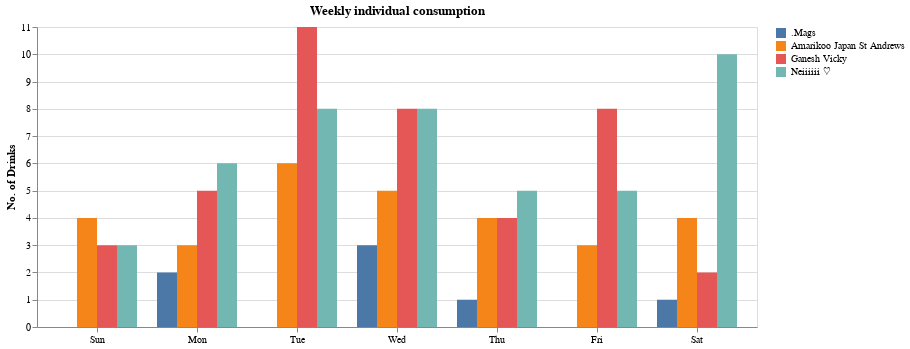

Notebook code for this chart:
### Code cell
weekly_ind = alt.Chart(final_df, title='Weekly individual consumption').mark_bar().encode(
    x = alt.X('day(date_time):O').title(None),
    xOffset = 'name:N',
    y = alt.Y('count()').title('No. of Drinks'),
    color = alt.Color('name').title(None),
    tooltip = 'count()'
)
weekly_ind

### Figure 1 — Vega-Lite specification as saved in the notebook (floating-point values rounded to 4 significant figures)
{"config": {"view": {"continuousWidth": 300, "continuousHeight": 300}}, "data": {"name": "data-6de65c973d82429eb728f1d345cce849"}, "mark": {"type": "bar"}, "encoding": {"color": {"field": "name", "title": null, "type": "nominal"}, "tooltip": {"aggregate": "count", "type": "quantitative"}, "x": {"field": "date_time", "timeUnit": "day", "title": null, "type": "ordinal"}, "xOffset": {"field": "name", "type": "nominal"}, "y": {"aggregate": "count", "title": "No. of Drinks", "type": "quantitative"}}, "title": "Weekly individual consumption", "$schema": "https://vega.github.io/schema/vega-lite/v5.16.3.json", "datasets": {"data-6de65c973d82429eb728f1d345cce849": [{"date": "2023-10-31T00:00:00", "time": "1:17 pm", "name": "Ganesh Vicky", "message": "Getting a coffee now", "date_time": "2023-10-31T13:17:00"}, {"date": "2023-11-01T00:00:00", "time": "12:45 pm", "name": "Ganesh Vicky", "message": "☕", "date_time": "2023-11-01T12:45:00"}, {"date": "2023-11-01T00:00:00", "time": "3:16 pm", "name": "Neiiiiii ♡", "message": "🧊☕ <This message was edited>", "date_time": "2023-11-01T15:16:00"}, {"date": "2023-11-07T00:00:00", "time": "11:10 am", "name": "Ganesh Vicky", "message": "☕", "date_time": "2023-11-07T11:10:00"}, {"date": "2023-11-07T00:00:00", "time": "11:58 am", "name": "Neiiiiii ♡", "message": "Got a 🍹in the morning", "date_time": "2023-11-07T11:58:00"}, {"date": "2023-11-07T00:00:00", "time": "3:39 pm", "name": "Ganesh Vicky", "message": "☕", "date_time": "2023-11-07T15:39:00"}, {"date": "2023-11-07T00:00:00", "time": "4:30 pm", "name": "Amarikoo Japan St Andrews", "message": "Got a mocha!", "date_time": "2023-11-07T16:30:00"}, {"date": "2023-11-07T00:00:00", "time": "4:30 pm", "name": "Amarikoo Japan St Andrews", "message": "My first club pret ☕️", "date_time": "2023-11-07T16:30:00"}, {"date": "2023-11-07T00:00:00", "time": "7:01 pm", "name": "Neiiiiii ♡", "message": "🍹", "date_time": "2023-11-07T19:01:00"}, {"date": "2023-11-08T00:00:00", "time": "4:06 pm", "name": "Amarikoo Japan St Andrews", "message": "Got a ☕️", "date_time": "2023-11-08T16:06:00"}, {"date": "2023-11-08T00:00:00", "time": "5:24 pm", "name": "Neiiiiii ♡", "message": "Got a 🍹", "date_time": "2023-11-08T17:24:00"}, {"date": "2023-11-10T00:00:00", "time": "3:36 pm", "name": "Ganesh Vicky", "message": "☕", "date_time": "2023-11-10T15:36:00"}, {"date": "2023-11-11T00:00:00", "time": "9:46 am", "name": "Amarikoo Japan St Andrews", "message": "Got an iced mocha", "date_time": "2023-11-11T09:46:00"}, {"date": "2023-11-13T00:00:00", "time": "3:04 pm", "name": "Neiiiiii ♡", "message": "Got a decaf, oat mocha", "date_time": "2023-11-13T15:04:00"}, {"date": "2023-11-14T00:00:00", "time": "1:37 pm", "name": "Ganesh Vicky", "message": "☕", "date_time": "2023-11-14T13:37:00"}, {"date": "2023-11-15T00:00:00", "time": "1:17 pm", "name": "Amarikoo Japan St Andrews", "message": "☕ and 🥖", "date_time": "2023-11-15T13:17:00"}, {"date": "2023-11-15T00:00:00", "time": "2:25 pm", "name": "Ganesh Vicky", "message": "☕", "date_time": "2023-11-15T14:25:00"}, {"date": "2023-11-16T00:00:00", "time": "5:45 pm", "name": "Amarikoo Japan St Andrews", "message": "Merry berry ☕", "date_time": "2023-11-16T17:45:00"}, {"date": "2023-11-17T00:00:00", "time": "9:25 am", "name": "Amarikoo Japan St Andrews", "message": "Salted caramel ☕with cream😋", "date_time": "2023-11-17T09:25:00"}, {"date": "2023-11-17T00:00:00", "time": "1:53 pm", "name": "Ganesh Vicky", "message": "☕", "date_time": "2023-11-17T13:53:00"}, {"date": "2023-11-17T00:00:00", "time": "3:42 pm", "name": "Ganesh Vicky", "message": "☕ xD", "date_time": "2023-11-17T15:42:00"}, {"date": "2023-11-17T00:00:00", "time": "4:44 pm", "name": "Neiiiiii ♡", "message": "Got a warm mocha", "date_time": "2023-11-17T16:44:00"}, {"date": "2023-11-18T00:00:00", "time": "4:41 pm", "name": "Neiiiiii ♡", "message": "Got a mocha", "date_time": "2023-11-18T16:41:00"}, {"date": "2023-11-19T00:00:00", "time": "1:49 pm", "name": "Ganesh Vicky", "message": "☕", "date_time": "2023-11-19T13:49:00"}, {"date": "2023-11-19T00:00:00", "time": "6:21 pm", "name": "Neiiiiii ♡", "message": "☕", "date_time": "2023-11-19T18:21:00"}, {"date": "2023-11-21T00:00:00", "time": "11:29 am", "name": "Ganesh Vicky", "message": "☕", "date_time": "2023-11-21T11:29:00"}, {"date": "2023-11-22T00:00:00", "time": "12:11 pm", "name": "Ganesh Vicky", "message": "☕", "date_time": "2023-11-22T12:11:00"}, {"date": "2023-11-24T00:00:00", "time": "9:01 am", "name": "Ganesh Vicky", "message": "☕", "date_time": "2023-11-24T09:01:00"}, {"date": "2023-11-24T00:00:00", "time": "1:03 pm", "name": "Ganesh Vicky", "message": "☕ iss very cold xD", "date_time": "2023-11-24T13:03:00"}, {"date": "2023-11-24T00:00:00", "time": "2:03 pm", "name": "Amarikoo Japan St Andrews", "message": "Merry berry☕", "date_time": "2023-11-24T14:03:00"}, {"date": "2023-11-24T00:00:00", "time": "4:16 pm", "name": "Ganesh Vicky", "message": "☕🤷🏻♂️", "date_time": "2023-11-24T16:16:00"}, {"date": "2023-11-24T00:00:00", "time": "6:51 pm", "name": "Neiiiiii ♡", "message": "☕", "date_time": "2023-11-24T18:51:00"}, {"date": "2023-11-25T00:00:00", "time": "9:14 am", "name": "Neiiiiii ♡", "message": "☕", "date_time": "2023-11-25T09:14:00"}, {"date": "2023-11-26T00:00:00", "time": "4:24 pm", "name": "Amarikoo Japan St Andrews", "message": "☕", "date_time": "2023-11-26T16:24:00"}, {"date": "2023-11-28T00:00:00", "time": "9:33 am", "name": "Amarikoo Japan St Andrews", "message": "☕", "date_time": "2023-11-28T09:33:00"}, {"date": "2023-11-28T00:00:00", "time": "10:59 am", "name": "Neiiiiii ♡", "message": "☕", "date_time": "2023-11-28T10:59:00"}, {"date": "2023-11-28T00:00:00", "time": "1:11 pm", "name": "Ganesh Vicky", "message": "☕", "date_time": "2023-11-28T13:11:00"}, {"date": "2023-11-29T00:00:00", "time": "12:08 pm", "name": "Neiiiiii ♡", "message": "☕", "date_time": "2023-11-29T12:08:00"}, {"date": "2023-11-29T00:00:00", "time": "1:22 pm", "name": "Ganesh Vicky", "message": "☕", "date_time": "2023-11-29T13:22:00"}, {"date": "2023-11-30T00:00:00", "time": "11:18 am", "name": "Ganesh Vicky", "message": "☕", "date_time": "2023-11-30T11:18:00"}, {"date": "2023-11-30T00:00:00", "time": "5:34 pm", "name": "Neiiiiii ♡", "message": "☕", "date_time": "2023-11-30T17:34:00"}, {"date": "2023-12-02T00:00:00", "time": "7:21 pm", "name": "Neiiiiii ♡", "message": "☕", "date_time": "2023-12-02T19:21:00"}, {"date": "2023-12-03T00:00:00", "time": "5:04 pm", "name": "Neiiiiii ♡", "message": "🧊☕", "date_time": "2023-12-03T17:04:00"}, {"date": "2023-12-04T00:00:00", "time": "3:54 pm", "name": "Neiiiiii ♡", "message": "🧊☕", "date_time": "2023-12-04T15:54:00"}, {"date": "2023-12-04T00:00:00", "time": "5:07 pm", "name": "Amarikoo Japan St Andrews", "message": "☕ more then 30 min ago😂", "date_time": "2023-12-04T17:07:00"}, {"date": "2023-12-06T00:00:00", "time": "8:28 am", "name": "Ganesh Vicky", "message": "☕", "date_time": "2023-12-06T08:28:00"}, {"date": "2023-12-08T00:00:00", "time": "1:44 pm", "name": "Ganesh Vicky", "message": "☕", "date_time": "2023-12-08T13:44:00"}, {"date": "2023-12-09T00:00:00", "time": "5:47 pm", "name": "Neiiiiii ♡", "message": "☕x2 today", "date_time": "2023-12-09T17:47:00"}, {"date": "2023-12-10T00:00:00", "time": "2:27 pm", "name": "Ganesh Vicky", "message": "☕", "date_time": "2023-12-10T14:27:00"}, {"date": "2023-12-10T00:00:00", "time": "3:51 pm", "name": "Amarikoo Japan St Andrews", "message": "☕", "date_time": "2023-12-10T15:51:00"}, {"date": "2023-12-11T00:00:00", "time": "2:56 pm", "name": "Neiiiiii ♡", "message": "☕", "date_time": "2023-12-11T14:56:00"}, {"date": "2023-12-13T00:00:00", "time": "1:15 pm", "name": "Amarikoo Japan St Andrews", "message": "☕", "date_time": "2023-12-13T13:15:00"}, {"date": "2023-12-14T00:00:00", "time": "8:53 am", "name": "Ganesh Vicky", "message": "☕", "date_time": "2023-12-14T08:53:00"}, {"date": "2023-12-14T00:00:00", "time": "12:13 pm", "name": "Amarikoo Japan St Andrews", "message": "☕🧊", "date_time": "2023-12-14T12:13:00"}, {"date": "2023-12-16T00:00:00", "time": "1:33 pm", "name": "Amarikoo Japan St Andrews", "message": "☕🍴", "date_time": "2023-12-16T13:33:00"}, {"date": "2023-12-16T00:00:00", "time": "2:39 pm", "name": "Neiiiiii ♡", "message": "☕🧊", "date_time": "2023-12-16T14:39:00"}, {"date": "2023-12-17T00:00:00", "time": "3:48 pm", "name": "Amarikoo Japan St Andrews", "message": "☕", "date_time": "2023-12-17T15:48:00"}, {"date": "2023-12-19T00:00:00", "time": "10:47 am", "name": "Amarikoo Japan St Andrews", "message": "☕🧊", "date_time": "2023-12-19T10:47:00"}, {"date": "2023-12-19T00:00:00", "time": "12:07 pm", "name": "Amarikoo Japan St Andrews", "message": "☕🥖", "date_time": "2023-12-19T12:07:00"}, {"date": "2023-12-21T00:00:00", "time": "1:52 pm", "name": "Ganesh Vicky", "message": "☕", "date_time": "2023-12-21T13:52:00"}, {"date": "2023-12-22T00:00:00", "time": "1:30 pm", "name": "Neiiiiii ♡", "message": "☕🧊", "date_time": "2023-12-22T13:30:00"}, {"date": "2023-12-22T00:00:00", "time": "3:02 pm", "name": "Ganesh Vicky", "message": "☕", "date_time": "2023-12-22T15:02:00"}, {"date": "2023-12-23T00:00:00", "time": "2:14 pm", "name": "Amarikoo Japan St Andrews", "message": "☕🧊", "date_time": "2023-12-23T14:14:00"}, {"date": "2023-12-28T00:00:00", "time": "3:54 pm", "name": "Ganesh Vicky", "message": "☕", "date_time": "2023-12-28T15:54:00"}, {"date": "2023-12-30T00:00:00", "time": "12:02 pm", "name": "Ganesh Vicky", "message": "☕", "date_time": "2023-12-30T12:02:00"}, {"date": "2023-12-30T00:00:00", "time": "3:00 pm", "name": "Neiiiiii ♡", "message": "🧊☕", "date_time": "2023-12-30T15:00:00"}, {"date": "2023-12-30T00:00:00", "time": "4:29 pm", "name": "Neiiiiii ♡", "message": "☕", "date_time": "2023-12-30T16:29:00"}, {"date": "2024-01-03T00:00:00", "time": "12:00 pm", "name": "Neiiiiii ♡", "message": "☕", "date_time": "2024-01-03T12:00:00"}, {"date": "2024-01-04T00:00:00", "time": "5:33 pm", "name": "Neiiiiii ♡", "message": "☕🧊", "date_time": "2024-01-04T17:33:00"}, {"date": "2024-01-05T00:00:00", "time": "1:27 pm", "name": "Neiiiiii ♡", "message": "☕🧊", "date_time": "2024-01-05T13:27:00"}, {"date": "2024-01-06T00:00:00", "time": "2:46 pm", "name": "Neiiiiii ♡", "message": "☕🧊", "date_time": "2024-01-06T14:46:00"}, {"date": "2024-01-06T00:00:00", "time": "3:49 pm", "name": "Amarikoo Japan St Andrews", "message": "☕", "date_time": "2024-01-06T15:49:00"}, {"date": "2024-01-07T00:00:00", "time": "1:54 pm", "name": "Neiiiiii ♡", "message": "☕🧊", "date_time": "2024-01-07T13:54:00"}, {"date": "2024-01-08T00:00:00", "time": "9:15 am", "name": "Ganesh Vicky", "message": "Got a coffee 10 mins back. Forgot to update", "date_time": "2024-01-08T09:15:00"}, {"date": "2024-01-08T00:00:00", "time": "11:49 am", "name": ".Mags", "message": "☕️", "date_time": "2024-01-08T11:49:00"}, {"date": "2024-01-08T00:00:00", "time": "12:50 pm", "name": "Amarikoo Japan St Andrews", "message": "☕🧊", "date_time": "2024-01-08T12:50:00"}, {"date": "2024-01-08T00:00:00", "time": "1:46 pm", "name": "Ganesh Vicky", "message": "☕", "date_time": "2024-01-08T13:46:00"}, {"date": "2024-01-08T00:00:00", "time": "3:24 pm", "name": "Neiiiiii ♡", "message": "☕🧊", "date_time": "2024-01-08T15:24:00"}, {"date": "2024-01-09T00:00:00", "time": "2:09 pm", "name": "Ganesh Vicky", "message": "☕", "date_time": "2024-01-09T14:09:00"}, {"date": "2024-01-09T00:00:00", "time": "5:05 pm", "name": "Neiiiiii ♡", "message": "☕🧊", "date_time": "2024-01-09T17:05:00"}, {"date": "2024-01-10T00:00:00", "time": "10:04 am", "name": "Ganesh Vicky", "message": "☕", "date_time": "2024-01-10T10:04:00"}, {"date": "2024-01-10T00:00:00", "time": "10:51 am", "name": ".Mags", "message": "☕️", "date_time": "2024-01-10T10:51:00"}, {"date": "2024-01-10T00:00:00", "time": "1:56 pm", "name": "Neiiiiii ♡", "message": "☕🧊", "date_time": "2024-01-10T13:56:00"}, {"date": "2024-01-11T00:00:00", "time": "11:22 am", "name": ".Mags", "message": "☕️", "date_time": "2024-01-11T11:22:00"}, {"date": "2024-01-11T00:00:00", "time": "3:46 pm", "name": "Neiiiiii ♡", "message": "☕🧊 <This message was edited>", "date_time": "2024-01-11T15:46:00"}, {"date": "2024-01-13T00:00:00", "time": "11:30 am", "name": ".Mags", "message": "☕️", "date_time": "2024-01-13T11:30:00"}, {"date": "2024-01-13T00:00:00", "time": "4:25 pm", "name": "Neiiiiii ♡", "message": "Got ☕ 20 mins back", "date_time": "2024-01-13T16:25:00"}, {"date": "2024-01-14T00:00:00", "time": "3:36 pm", "name": "Ganesh Vicky", "message": "☕", "date_time": "2024-01-14T15:36:00"}, {"date": "2024-01-15T00:00:00", "time": "11:19 am", "name": ".Mags", "message": "☕️", "date_time": "2024-01-15T11:19:00"}, {"date": "2024-01-15T00:00:00", "time": "12:47 pm", "name": "Ganesh Vicky", "message": "☕", "date_time": "2024-01-15T12:47:00"}, {"date": "2024-01-15T00:00:00", "time": "3:22 pm", "name": "Neiiiiii ♡", "message": "☕", "date_time": "2024-01-15T15:22:00"}, {"date": "2024-01-16T00:00:00", "time": "11:51 am", "name": "Ganesh Vicky", "message": "☕", "date_time": "2024-01-16T11:51:00"}, {"date": "2024-01-16T00:00:00", "time": "1:53 pm", "name": "Amarikoo Japan St Andrews", "message": "☕", "date_time": "2024-01-16T13:53:00"}, {"date": "2024-01-16T00:00:00", "time": "2:39 pm", "name": "Neiiiiii ♡", "message": "☕", "date_time": "2024-01-16T14:39:00"}, {"date": "2024-01-17T00:00:00", "time": "11:38 am", "name": ".Mags", "message": "☕️", "date_time": "2024-01-17T11:38:00"}, {"date": "2024-01-17T00:00:00", "time": "2:00 pm", "name": "Ganesh Vicky", "message": "☕", "date_time": "2024-01-17T14:00:00"}, {"date": "2024-01-17T00:00:00", "time": "6:01 pm", "name": "Neiiiiii ♡", "message": "🍹", "date_time": "2024-01-17T18:01:00"}, {"date": "2024-01-18T00:00:00", "time": "2:10 pm", "name": "Amarikoo Japan St Andrews", "message": "☕🧊", "date_time": "2024-01-18T14:10:00"}, {"date": "2024-01-18T00:00:00", "time": "3:07 pm", "name": "Neiiiiii ♡", "message": "☕🧊", "date_time": "2024-01-18T15:07:00"}, {"date": "2024-01-19T00:00:00", "time": "2:10 pm", "name": "Neiiiiii ♡", "message": "☕", "date_time": "2024-01-19T14:10:00"}, {"date": "2024-01-20T00:00:00", "time": "1:47 pm", "name": "Neiiiiii ♡", "message": "☕🧊", "date_time": "2024-01-20T13:47:00"}, {"date": "2024-01-21T00:00:00", "time": "4:38 pm", "name": "Amarikoo Japan St Andrews", "message": "☕", "date_time": "2024-01-21T16:38:00"}, {"date": "2024-01-22T00:00:00", "time": "2:42 pm", "name": "Neiiiiii ♡", "message": "☕🧊", "date_time": "2024-01-22T14:42:00"}, {"date": "2024-01-22T00:00:00", "time": "3:51 pm", "name": "Ganesh Vicky", "message": "☕", "date_time": "2024-01-22T15:51:00"}, {"date": "2024-01-23T00:00:00", "time": "10:53 am", "name": "Ganesh Vicky", "message": "☕", "date_time": "2024-01-23T10:53:00"}, {"date": "2024-01-23T00:00:00", "time": "2:46 pm", "name": "Neiiiiii ♡", "message": "☕🧊", "date_time": "2024-01-23T14:46:00"}, {"date": "2024-01-23T00:00:00", "time": "4:00 pm", "name": "Ganesh Vicky", "message": "☕", "date_time": "2024-01-23T16:00:00"}, {"date": "2024-01-24T00:00:00", "time": "10:49 am", "name": "Amarikoo Japan St Andrews", "message": "☕", "date_time": "2024-01-24T10:49:00"}, {"date": "2024-01-24T00:00:00", "time": "2:03 pm", "name": "Neiiiiii ♡", "message": "☕🧊", "date_time": "2024-01-24T14:03:00"}, {"date": "2024-01-24T00:00:00", "time": "2:38 pm", "name": ".Mags", "message": "☕️", "date_time": "2024-01-24T14:38:00"}, {"date": "2024-01-25T00:00:00", "time": "11:56 am", "name": "Neiiiiii ♡", "message": "☕🧊", "date_time": "2024-01-25T11:56:00"}, {"date": "2024-01-26T00:00:00", "time": "4:10 pm", "name": "Amarikoo Japan St Andrews", "message": "☕", "date_time": "2024-01-26T16:10:00"}, {"date": "2024-01-27T00:00:00", "time": "12:40 pm", "name": "Ganesh Vicky", "message": "☕", "date_time": "2024-01-27T12:40:00"}, {"date": "2024-01-29T00:00:00", "time": "3:07 pm", "name": "Ganesh Vicky", "message": "☕", "date_time": "2024-01-29T15:07:00"}, {"date": "2024-01-29T00:00:00", "time": "6:29 pm", "name": "Amarikoo Japan St Andrews", "message": "☕", "date_time": "2024-01-29T18:29:00"}, {"date": "2024-01-30T00:00:00", "time": "10:33 am", "name": "Neiiiiii ♡", "message": "☕🧊", "date_time": "2024-01-30T10:33:00"}, {"date": "2024-01-30T00:00:00", "time": "2:09 pm", "name": "Ganesh Vicky", "message": "☕", "date_time": "2024-01-30T14:09:00"}, {"date": "2024-01-30T00:00:00", "time": "5:23 pm", "name": "Neiiiiii ♡", "message": "🍹", "date_time": "2024-01-30T17:23:00"}, {"date": "2024-01-31T00:00:00", "time": "10:11 am", "name": "Amarikoo Japan St Andrews", "message": "☕🧊", "date_time": "2024-01-31T10:11:00"}, {"date": "2024-01-31T00:00:00", "time": "11:52 am", "name": "Neiiiiii ♡", "message": "☕🧊", "date_time": "2024-01-31T11:52:00"}, {"date": "2024-01-31T00:00:00", "time": "3:04 pm", "name": "Ganesh Vicky", "message": "☕", "date_time": "2024-01-31T15:04:00"}, {"date": "2024-02-01T00:00:00", "time": "11:14 am", "name": "Amarikoo Japan St Andrews", "message": "☕🥄", "date_time": "2024-02-01T11:14:00"}]}}
